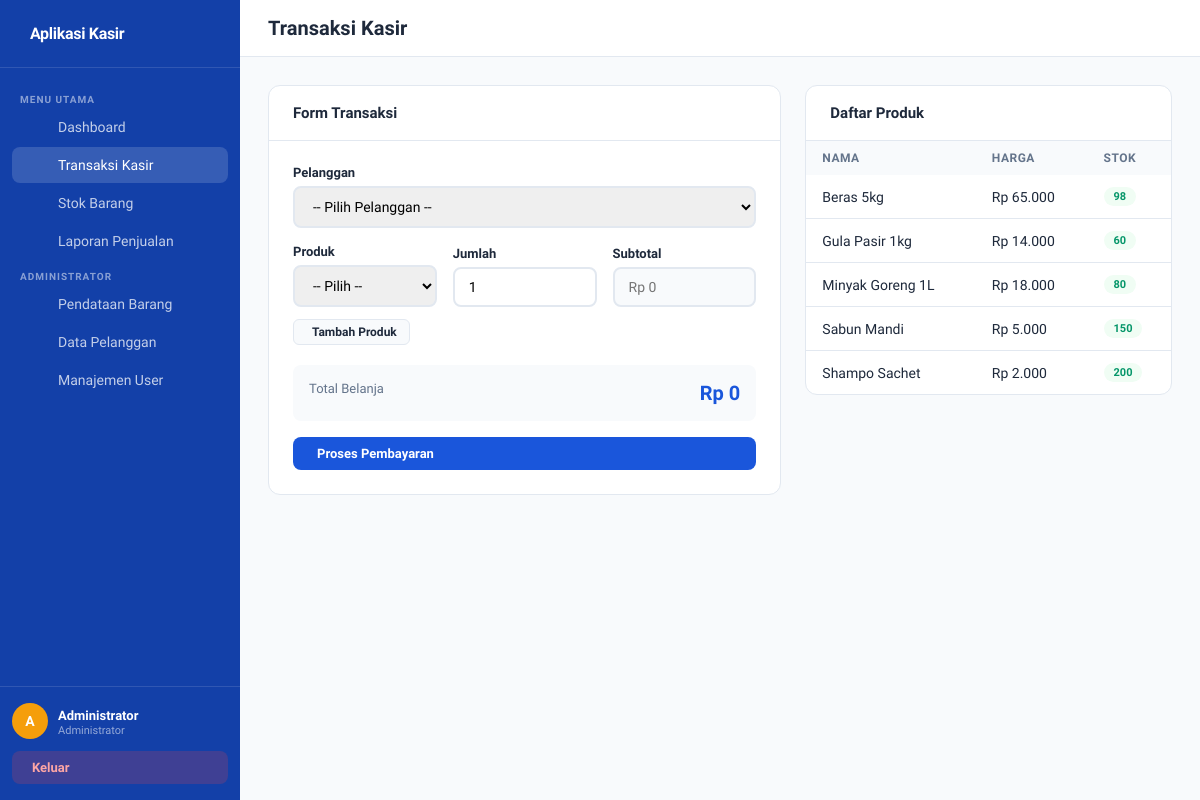
Page /pages/kasir.php (signed in) on the committed database.
### tables this page shows
CREATE TABLE `produk` (
  `ProdukID` int NOT NULL,
  `NamaProduk` varchar(255) NOT NULL,
  `Harga` decimal(10,2) NOT NULL DEFAULT '0.00',
  `Stok` int NOT NULL DEFAULT '0'
);

### config/database.php (called while the page is built, shortened)
<?php
class Database {
    private static $instance = null;
    private $conn;
    private function __construct() {
        $this->conn = new mysqli(DB_HOST, DB_USER, DB_PASS, DB_NAME);
        $this->conn->set_charset("utf8mb4");
    }
    public static function getInstance(): Database {
        if (!self::$instance) {
            self::$instance = new Database();
        }
        return self::$instance;
    }
    public function getConn(): mysqli {
        return $this->conn;
    }
}
?>

### classes/Produk.php (called while the page is built, shortened)
<?php
require_once __DIR__ . '/../config/database.php';
class Produk {
    private $conn;
    public function __construct() {
        $this->conn = Database::getInstance()->getConn();
    }
    public function getAll(): array {
        $result = $this->conn->query("SELECT * FROM produk ORDER BY NamaProduk");
        return $result->fetch_all(MYSQLI_ASSOC);
    }
}

### pages/kasir.php (the view, shortened to what this page needs)
<?php
require_once '../classes/Produk.php';
$produkObj    = new Produk();
$produkList    = $produkObj->getAll();
include '../includes/header.php';
?>
<div class="topbar"><h1><i class="ph-bold ph-receipt"></i> Transaksi Kasir</h1></div>
<div class="content">
<div style="display:grid;grid-template-columns:1.4fr 1fr;gap:24px;align-items:start">
  <div class="card">
    <div class="card-header"><h2>Form Transaksi</h2></div>
    <div class="card-body">
    <form method="POST" id="formKasir">
      <div class="form-group">
        <label>Pelanggan</label>
        <select name="pelanggan_id" class="form-control">
          <option value="0">-- Pilih Pelanggan --</option>
        </select>
      </div>
      <div id="item-container">
        <div class="item-row form-row cols-3" style="margin-bottom:10px;align-items:end">
          <div class="form-group" style="margin:0">
            <label>Produk</label>
            <select name="produk_id[]" class="form-control produk-select" onchange="updateHarga(this)">
              <option value="">-- Pilih --</option>
            </select>
          </div>
          <div class="form-group" style="margin:0">
            <label>Jumlah</label>
            <input type="number" name="jumlah[]" class="form-control jumlah-input" min="1" value="1" onchange="hitungTotal()">
          </div>
          <div class="form-group" style="margin:0">
            <label>Subtotal</label>
            <input type="text" class="form-control subtotal-display" readonly placeholder="Rp 0" style="background:#f8fafc">
          </div>
        </div>
      </div>
      <button type="button" onclick="tambahBaris()" class="btn btn-secondary btn-sm" style="margin-bottom:20px">
        <i class="ph-bold ph-plus"></i> Tambah Produk
      </button>
      <div style="background:var(--bg);border-radius:8px;padding:16px;margin-bottom:16px">
        <div style="display:flex;justify-content:space-between;font-size:13px;color:var(--muted)">
          <span>Total Belanja</span>
          <strong id="grand-total" style="font-size:20px;color:var(--brand)">Rp 0</strong>
        </div>
      </div>
      <button type="submit" name="proses" class="btn btn-primary" style="width:100%">
        <i class="ph-bold ph-credit-card"></i> Proses Pembayaran
      </button>
    </form>
    </div>
  </div>
  <div class="card">
    <div class="card-header"><h2><i class="ph-bold ph-package"></i> Daftar Produk</h2></div>
    <table>
      <thead><tr><th>Nama</th><th>Harga</th><th>Stok</th></tr></thead>
      <tbody>
      <?php foreach ($produkList as $pr): ?>
        <tr>
          <td><?= htmlspecialchars($pr['NamaProduk']) ?></td>
          <td>Rp <?= number_format($pr['Harga'],0,',','.') ?></td>
          <td>
            <span class="badge <?= $pr['Stok']<10?'badge-red':'badge-green' ?>">
              <?= $pr['Stok'] ?>
            </span>
          </td>
        </tr>
      <?php endforeach; ?>
      </tbody>
    </table>
  </div>
</div>
</div>
<?php include '../includes/footer.php'; ?>

### includes/header.php (shortened to what this page needs)
<?php
$role = $_SESSION['role'] ?? '';
$nama = $_SESSION['nama'] ?? '';
$page = basename($_SERVER['PHP_SELF'], '.php');
?>
<!DOCTYPE html>
<html lang="id">
<head>
</head>
<body>
<aside class="sidebar">
  <div class="sidebar-logo">
    <div><h2>Aplikasi Kasir</h2></div>
  </div>
  <nav>
    <div class="nav-label">Menu Utama</div>
    <a href="dashboard.php" class="<?= $page==='dashboard'?'active':'' ?>">
      <span class="icon"><i class="ph-fill ph-squares-four"></i></span> Dashboard
    </a>
    <a href="kasir.php" class="<?= $page==='kasir'?'active':'' ?>">
      <span class="icon"><i class="ph-fill ph-receipt"></i></span> Transaksi Kasir
    </a>
    <a href="stok.php" class="<?= $page==='stok'?'active':'' ?>">
      <span class="icon"><i class="ph-fill ph-package"></i></span> Stok Barang
    </a>
    <a href="laporan.php" class="<?= $page==='laporan'?'active':'' ?>">
      <span class="icon"><i class="ph-fill ph-chart-line-up"></i></span> Laporan Penjualan
    </a>
    <?php if ($role === 'administrator'): ?>
    <div class="nav-label">Administrator</div>
    <a href="produk.php" class="<?= $page==='produk'?'active':'' ?>">
      <span class="icon"><i class="ph-fill ph-tag"></i></span> Pendataan Barang
    </a>
    <a href="pelanggan.php" class="<?= $page==='pelanggan'?'active':'' ?>">
      <span class="icon"><i class="ph-fill ph-users"></i></span> Data Pelanggan
    </a>
    <a href="registrasi.php" class="<?= $page==='registrasi'?'active':'' ?>">
      <span class="icon"><i class="ph-fill ph-user-plus"></i></span> Manajemen User
    </a>
    <?php endif; ?>
  </nav>
  <div class="sidebar-footer">
    <div class="sidebar-user">
      <div class="avatar"><?= strtoupper(substr($nama,0,1)) ?></div>
      <div class="sidebar-user-info">
        <strong><?= htmlspecialchars($nama) ?></strong>
        <small><?= ucfirst($role) ?></small>
      </div>
    </div>
    <form action="../logout.php" method="POST">
      <button class="btn-logout" type="submit"><i class="ph-bold ph-sign-out" style="font-size: 16px;"></i> Keluar</button>
    </form>
  </div>
</aside>
<main class="main">

### includes/footer.php
</main>
</body>
</html>

### includes/header.php (style rules this page uses)
*, *::before, *::after { box-sizing: border-box; margin: 0; padding: 0; }
:root { --brand: #1a56db; --brand-dark: #1340a8; --brand-light: #eff6ff; --accent: #f59e0b; --bg: #f8fafc; --white: #fff; --text: #1e293b; --muted: #64748b; --border: #e2e8f0; --danger: #ef4444; --success: #10b981; --warning: #f59e0b; --sidebar-w: 240px; --radius: 12px; }
body { font-family: 'Plus Jakarta Sans', sans-serif; background: var(--bg); color: var(--text); display: flex; min-height: 100vh; }
.sidebar { width: var(--sidebar-w); background: var(--brand-dark); color: #fff; display: flex; flex-direction: column; position: fixed; top: 0; left: 0; height: 100vh; z-index: 100; }
.sidebar-logo { padding: 24px 20px; display: flex; align-items: center; gap: 10px; border-bottom: 1px solid rgba(255,255,255,.12); }
.sidebar-logo h2 { font-size: 16px; font-weight: 800; letter-spacing: -.3px; }
nav { flex: 1; padding: 16px 12px; }
.nav-label { font-size: 10px; font-weight: 700; letter-spacing: 1px; text-transform: uppercase; opacity: .5; padding: 10px 8px 4px; }
nav a { display: flex; align-items: center; gap: 10px; padding: 10px 12px; border-radius: 8px; color: rgba(255,255,255,.75); text-decoration: none; font-size: 14px; font-weight: 500; transition: all .15s; margin-bottom: 2px; }
nav a:hover, nav a.active { background: rgba(255,255,255,.15); color: #fff; }
.sidebar-footer { padding: 16px 12px; border-top: 1px solid rgba(255,255,255,.12); }
.sidebar-user { display: flex; align-items: center; gap: 10px; margin-bottom: 12px; }
.avatar { width: 36px; height: 36px; background: var(--accent); border-radius: 50%; display: flex; align-items: center; justify-content: center; font-weight: 800; font-size: 14px; color: #fff; flex-shrink: 0; }
.sidebar-user-info small { display: block; font-size: 11px; opacity:.55; }
.sidebar-user-info strong { font-size: 13px; }
.btn-logout { display: flex; align-items: center; gap: 8px; width: 100%; padding: 9px 12px; background: rgba(239,68,68,.2); color: #fca5a5; border: none; border-radius: 8px; font-family: inherit; font-size: 13px; font-weight: 600; cursor: pointer; transition: background .15s; }
.main { margin-left: var(--sidebar-w); flex: 1; display: flex; flex-direction: column; }
.topbar { background: var(--white); border-bottom: 1px solid var(--border); padding: 16px 28px; display: flex; align-items: center; justify-content: space-between; }
.topbar h1 { font-size: 20px; font-weight: 800; }
.content { padding: 28px; flex: 1; }
.card { background: var(--white); border-radius: var(--radius); border: 1px solid var(--border); overflow: hidden; }
.card-header { padding: 18px 24px; border-bottom: 1px solid var(--border); display: flex; align-items: center; justify-content: space-between; }
.card-header h2 { font-size: 15px; font-weight: 700; }
.card-body { padding: 24px; }
table { width: 100%; border-collapse: collapse; font-size: 14px; }
th { background: var(--bg); padding: 10px 16px; text-align: left; font-size: 12px; font-weight: 700; color: var(--muted); text-transform: uppercase; letter-spacing: .5px; }
td { padding: 12px 16px; border-bottom: 1px solid var(--border); vertical-align: middle; }
tr:last-child td { border-bottom: none; }
.badge { display: inline-block; padding: 3px 10px; border-radius: 99px; font-size: 11px; font-weight: 700; }
.badge-green { background: #f0fdf4; color: #059669; }
.btn { display: inline-flex; align-items: center; gap: 6px; padding: 9px 18px; border-radius: 8px; font-family: inherit; font-size: 13px; font-weight: 600; cursor: pointer; border: none; text-decoration: none; transition: all .15s; }
.btn-primary { background: var(--brand); color: #fff; }
.btn-secondary { background: var(--bg); color: var(--text); border: 1px solid var(--border); }
.btn-sm { padding: 5px 12px; font-size: 12px; border-radius: 6px; }
.form-group { margin-bottom: 16px; }
.form-group label { display: block; font-size: 13px; font-weight: 600; margin-bottom: 6px; }
.form-control { width: 100%; padding: 10px 14px; border: 2px solid var(--border); border-radius: 8px; font-family: inherit; font-size: 14px; outline: none; transition: border .2s; }
.form-row { display: grid; gap: 16px; }
.form-row.cols-3 { grid-template-columns: 1fr 1fr 1fr; }

### rows in the picture
produk: NamaProduk "Beras 5kg", Harga "65.000", Stok "98"
produk: NamaProduk "Gula Pasir 1kg", Harga "14.000", Stok "60"
produk: NamaProduk "Minyak Goreng 1L", Harga "18.000", Stok "80"
produk: NamaProduk "Sabun Mandi", Harga "5.000", Stok "150"
produk: NamaProduk "Shampo Sachet", Harga "2.000", Stok "200"

### other values in the picture
substr($nama,0,1) "A"
$nama "Administrator"
$role "Administrator"
